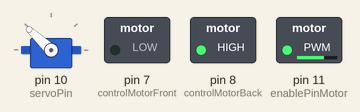
This sketch was run on a simulated Arduino Uno, built with avr-gcc and run on an emulated ATmega328P. Shown: servo, switched loads named in the sketch (green lamp = pin HIGH). What the sketch prints to the serial monitor is not drawn.

Above: at 2.65 s.
At 2.9 s:
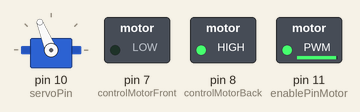
At 4.2 s:
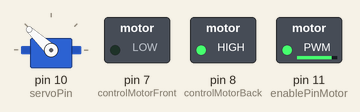
Timing chart, 0 to 6.3 s (numbered marks = the images above):
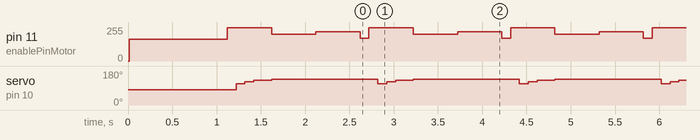

Measured:
- by itself, pin 11 (enablePinMotor): repeats every 1.6 s: 200/255 0.50 s, 220/255 0.50 s, 170/255 0.10 s, 250/255 0.50 s
- by itself, servo on pin 10 (servoPin): repeats every 1.6 s: 122° 0.10 s, 132° 0.20 s, 137° 1.2 s, 112° 0.10 s

The sketch:

motor_test.ino
```cpp
#include <Servo.h>

const int enablePinMotor = 11;
const int controlMotorFront = 7;
const int controlMotorBack = 8;

Servo myServo;
const int servoPin = 10;
const int middlePoint = 82;
const int leftPoint = middlePoint + 55;
const int rightPoint = middlePoint - 50;

int power;
int lpower = 170;
int hpower = 250;

void right();
void left();

void setup() {
  Serial.begin(9600);

  myServo.attach(servoPin);
  myServo.write(middlePoint);


  pinMode(enablePinMotor, OUTPUT);

  pinMode(controlMotorFront, OUTPUT);
  pinMode(controlMotorBack, OUTPUT);

  digitalWrite(controlMotorFront, LOW);
  digitalWrite(controlMotorBack, HIGH);

  for(power = 150; power < 170; power += 5 ) {
    analogWrite(enablePinMotor, power);
    delay(5);
  }

  Serial.println(power);
  delay(1000);

  right();
}

void left(){
  delay(100);
  analogWrite(enablePinMotor, hpower);
  //myServo.write(rightPoint + 35);
  delay(100);
  myServo.write(rightPoint + 25);
  delay(100);
  myServo.write(rightPoint + 15);
  delay(50);
  myServo.write(rightPoint + 5);
  delay(200);
  myServo.write(rightPoint);
  analogWrite(enablePinMotor, hpower - 50);
  delay(500);
  analogWrite(enablePinMotor, lpower + 50);
  delay(500);
  analogWrite(enablePinMotor, lpower);
}

void right(){

  delay(100);
  analogWrite(enablePinMotor, hpower);
  //myServo.write(leftPoint - 35);
  delay(100);
  myServo.write(leftPoint - 25);
  delay(100);
  myServo.write(leftPoint - 15);
  delay(100);
  myServo.write(leftPoint - 5);
  delay(200);
  myServo.write(leftPoint);
  analogWrite(enablePinMotor, hpower - 50);
  delay(500);
  analogWrite(enablePinMotor, lpower + 50);
  delay(500);
  analogWrite(enablePinMotor, lpower);
}

void loop() {
 // delay(200);
 // right();
//  delay(200);
//  left();
right();
}
```
